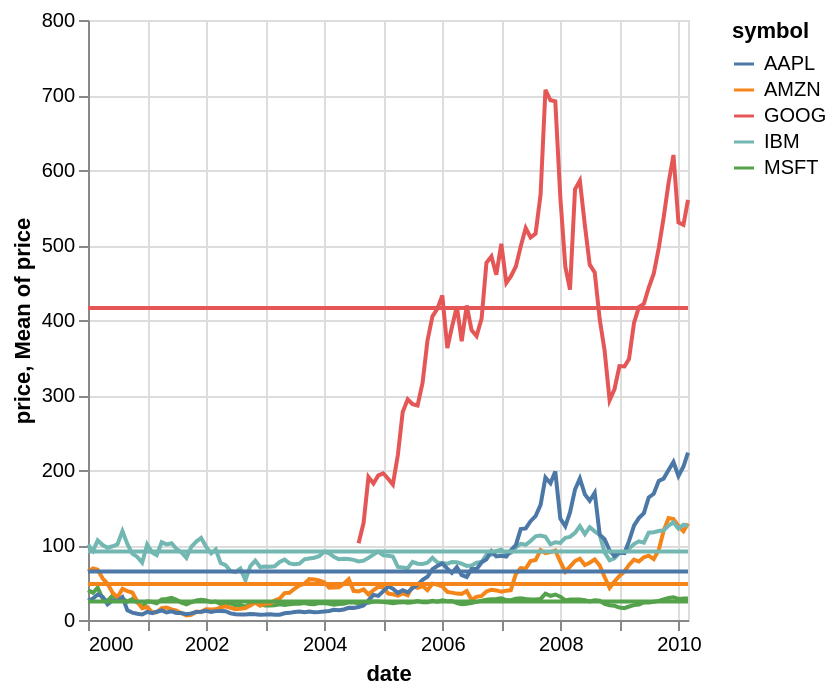

Vega-Lite specification for this chart:
### Vega-Lite specification from a JSON file in a GitHub repository (floating-point values rounded to 4 significant figures; data arrays with more than 128 entries replaced by an {"elided": "..."} marker saying what was removed)
{"$schema": "https://vega.github.io/schema/vega-lite/v4.json", "description": "Stock prices of 5 Tech Companies over Time with Averages.", "data": {"values": {"elided": "560 records"}}, "layer": [{"mark": "line", "encoding": {"x": {"field": "date", "type": "temporal"}, "y": {"field": "price", "type": "quantitative"}, "color": {"field": "symbol", "type": "nominal"}}}, {"mark": "rule", "encoding": {"y": {"field": "price", "aggregate": "mean"}, "size": {"value": 2}, "color": {"field": "symbol"}}}]}
